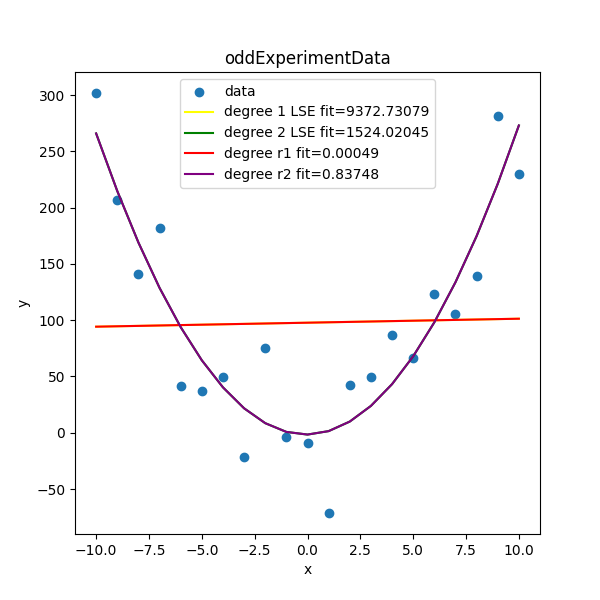

The Python source for this figure:
import matplotlib.pyplot as plt #匯入Pyplot 套件並命名為plt
import numpy as np #as fun name 
#from sklearn.metrics import r2_score
 

num=[]
n=[]
x=[]
y=[]
n1=[]
n2=[]
path = 'oddExperiment.txt'
f = open(path, 'r')
d=f.read().splitlines()#no read \n
for i in range(len(d)):
	if i!=0:#no xy
		num.append(d[i])
for i in range(len(num)):#no blank
	s=num[i].split()
	for j in range(2):
		n.append(s[j])

for i in range(0,len(n),2):
	y.append(float(n[i]))
for i in range(1,len(n),2):
	x.append(int(n[i]))
f.close()

fig = plt.figure()

plt.scatter(x, y,label='data') # 繪製散點圖
p1o=np.polyfit(x,y,1)
p2o=np.polyfit(x,y,2)
p1=np.poly1d(p1o)
p2=np.poly1d(p2o)
s2=np.subtract(y,p1(x))

MSE = str(round(np.square(s2).mean(),5))
s3=np.subtract(y,p2(x))
MSE2 = str(round(np.square(s3).mean(),5))
av=sum(y)/len(y)
k=[]
k2=[]
k3=[]
for i in range(len(y)):
	k.append((p1(x)[i]-y[i])**2)
	k2.append((av-y[i])**2)
for i in range(len(y)):
	k3.append((p2(x)[i]-y[i])**2)
r2_1=str(round(1-(sum(k)/sum(k2)),5))
r2_2=str(round(1-(sum(k3)/sum(k2)),5))

plt.plot(x,p1(x),color='#ffff00',label='degree 1 LSE fit='+MSE)
plt.plot(x,p2(x),color='g',label='degree 2 LSE fit='+MSE2)
plt.plot(x,p1(x),color='r',label='degree r1 fit='+r2_1)
plt.plot(x,p2(x),color='#800080',label='degree r2 fit='+r2_2)
plt.title('oddExperimentData')
plt.xlabel('x')
plt.ylabel('y')
plt.legend()
fig.set_size_inches(6, 6)
fig.savefig('lab13_plus.png')
plt.show()


